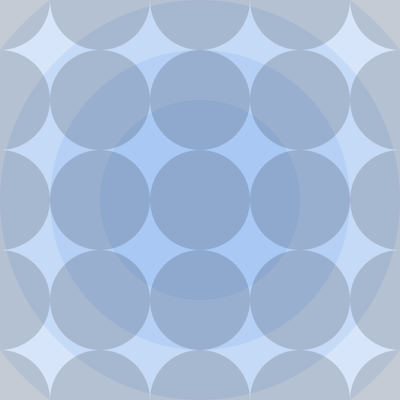
Frame 1 (no input)
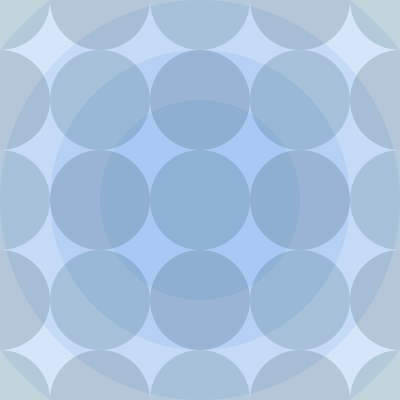
Frame 60 (the mouse pressed at the canvas centre just before this capture)
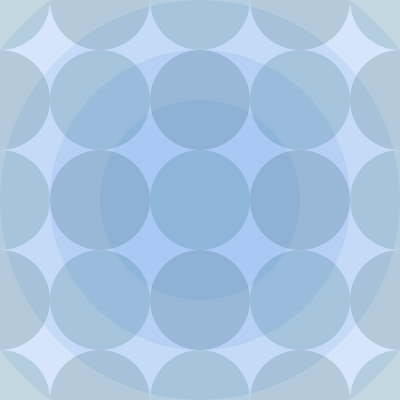
Frame 120 (the mouse held since frame 60 and released just before this capture)

The Processing sketch that drew these frames (run headless with seeded random() and noise(); from frame 60 on, the mouse is pressed at the canvas centre):

// Processing sketch: processing_166804
// ── processing_166804.pde

float[][] eColor = new float[5][5];    
float[][] speed = {{1,0.5,1,0.5,1}, 
                   {0.5,1,0.5,1,0.5}, 
                   {1,0.5,1,0.5,1},
                   {0.5,1,0.5,1,0.5}, 
                   {1,0.5,1,0.5,1}};    
 
void setup() {
  size(400, 400);
  background(255);
  smooth();
  noStroke();
  fill(82,162,197,50);
 
  for (int y = 0; y < 5; y ++) {
    for (int x = 0; x < 5; x ++) {
      eColor[y][x] = 0;    
    }
  }
}
 
void draw() {
  background(255);

  
  fill(67,  135,  233, 30);
  ellipse(200,200,200,200);
  ellipse(200,200,300,300);
  ellipse(200,200,400,400);
  ellipse(200,200,500,500);
  ellipse(200,200,600,600);

 
  for (int y = 0; y < 5; y ++) {
    for (int x = 0; x < 5; x ++) {
      eColor[y][x] += speed[y][x]; 
      if (eColor[y][x] > 100 || eColor[y][x] < 0) speed[y][x] = -speed[y][x];
      fill(0,eColor[y][x], eColor[y][x], 40);
      ellipse(x*100, y*100, 100, 100);    
    }
  }

 
}
